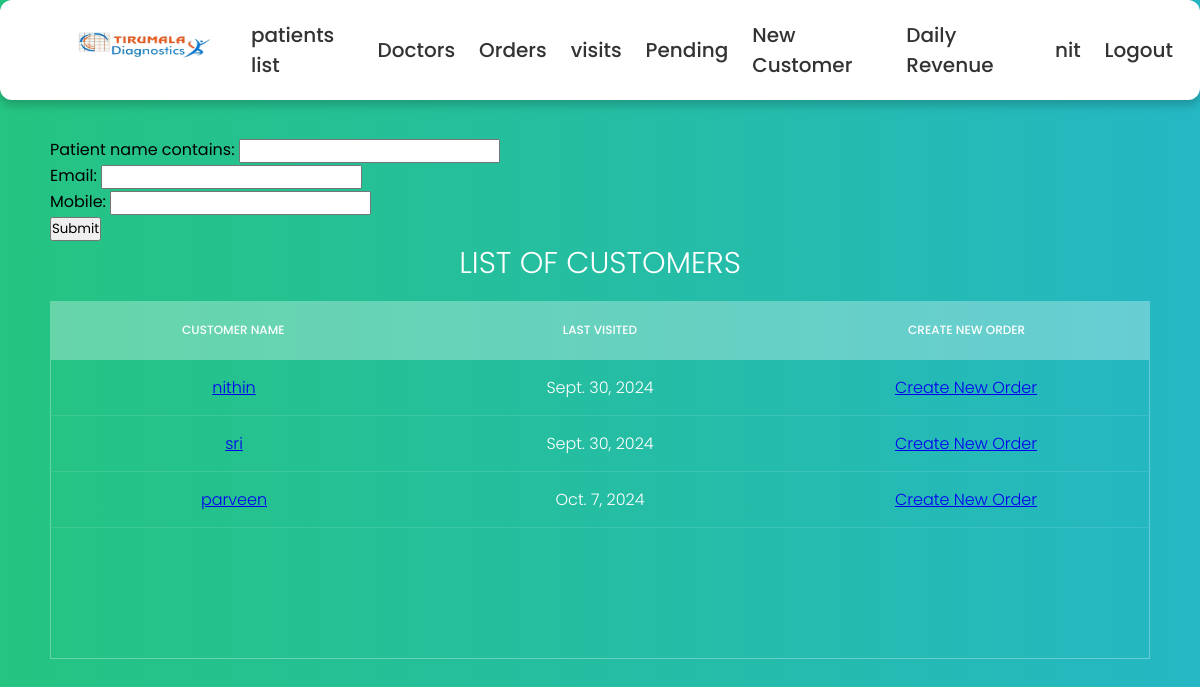
The app's page /patients_list (signed in), older data.
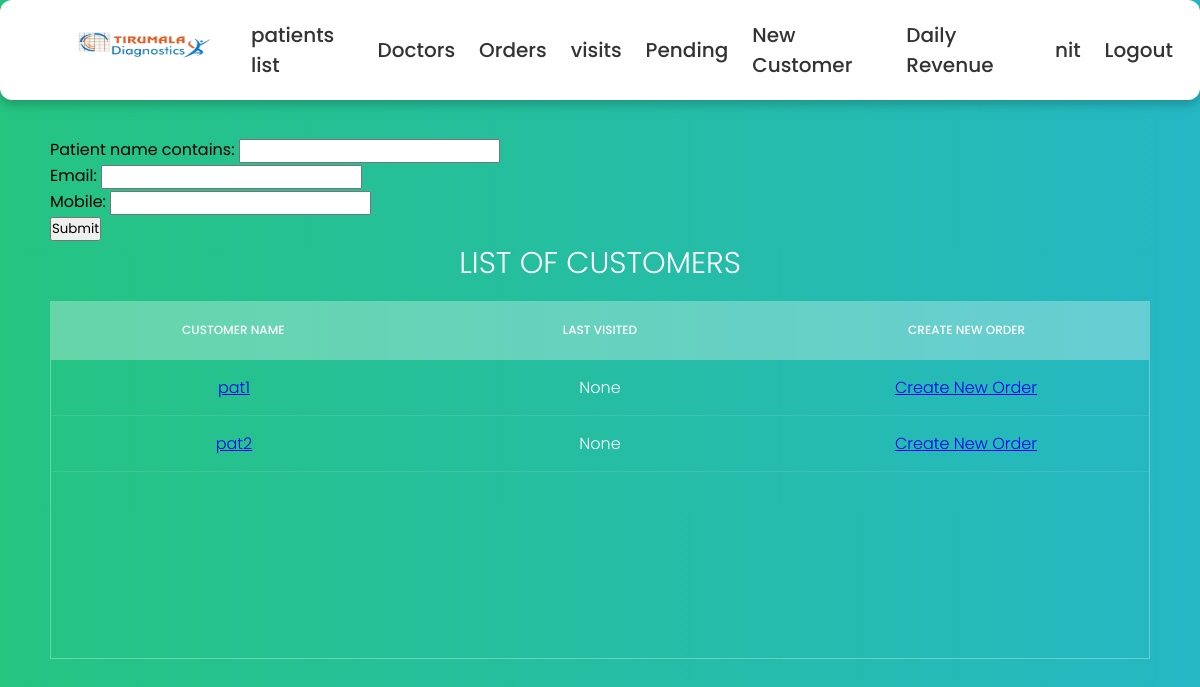
The same page, newer data.
### details/models.py (models this page shows, shortened)
class Customer(models.Model):
    user = models.OneToOneField(User, on_delete=models.CASCADE, null=True)  # Add this line
    title = models.ForeignKey(Title, on_delete=models.DO_NOTHING,null=True)
    patient_name = models.CharField(max_length=50)
    mobile = models.IntegerField(null=True)
    email = models.EmailField(null=True)
    gender = models.ForeignKey(Gender, on_delete=models.DO_NOTHING,null=True)
    age = models.CharField(max_length=4, null=True)
    patient_address = models.CharField(max_length=150)
    def get_last_order_date(self):
        last_order = self.order_set.aggregate(last_order_date=Max('collected_date'))
        return last_order['last_order_date']
    def __str__(self):
        return self.patient_name

### details/views.py (the view)
# urls.py: path('patients_list',patients_list, name='patients_list'),
@login_required(login_url='user_login')
@group_required(['Techician'])
def patients_list(request):
    f = CustomerFilter(request.GET, queryset=Customer.objects.all())
    return render(request, 'patients.html', {'filter': f})

### details/views.py (called while the page is built)
def group_required(group_names):
    if not isinstance(group_names, (list, tuple)):
        group_names = [group_names]  # Ensure it's always a list or tuple
    def in_groups(user):
        return user.is_authenticated and (user.is_superuser or user.groups.filter(name__in=group_names).exists())
    return user_passes_test(in_groups)

### details/Templates/patients.html (shortened to what this page needs)
{% extends "base.html" %}
{% block content%}
<section>
<form method="post">
    {{ filter.form.as_p }}
    <button type="submit">Submit</button>
</form>
    <h1>list Of Customers</h1>
    <div class="tbl-header">
      <table cellpadding="0" cellspacing="0" border="0">
        <thead>
          <tr>
            <th>Customer Name</th>
            <th>last visited</th>
            <th>Create New Order</th>
          </tr>
        </thead>
      </table>
    </div>
    <div class="tbl-content">
      <table cellpadding="0" cellspacing="0" border="0">
    {% if filter.qs %}
      {% for customer in filter.qs%}
          <tbody>
              <tr>
                  <td><a href="{% url 'customer_details' customer.id %}"> {{customer}}</a></td>
                  <td> {{customer.get_last_order_date}}</td>
                  <td><a href="{% url 'create_order_for_customer' customer.id %}"> Create New Order</a></td>
              </tr>
          </tbody>
      {% endfor %}
    {% else %}
      <td><p>No customers found.</p></td>
    {% endif %}
      </table>
    </div>
  </section>
    {% endblock %}

Row changes from the older to the newer data that the page shows:
removed Customer: patient_name "nithin", get_last_order_date "Sept. 30, 2024"
removed Customer: patient_name "sri", get_last_order_date "Sept. 30, 2024"
changed Customer: patient_name "parveen" → "pat1"; get_last_order_date "Oct. 7, 2024" → "None"
added Customer: patient_name "pat2", get_last_order_date "None"
